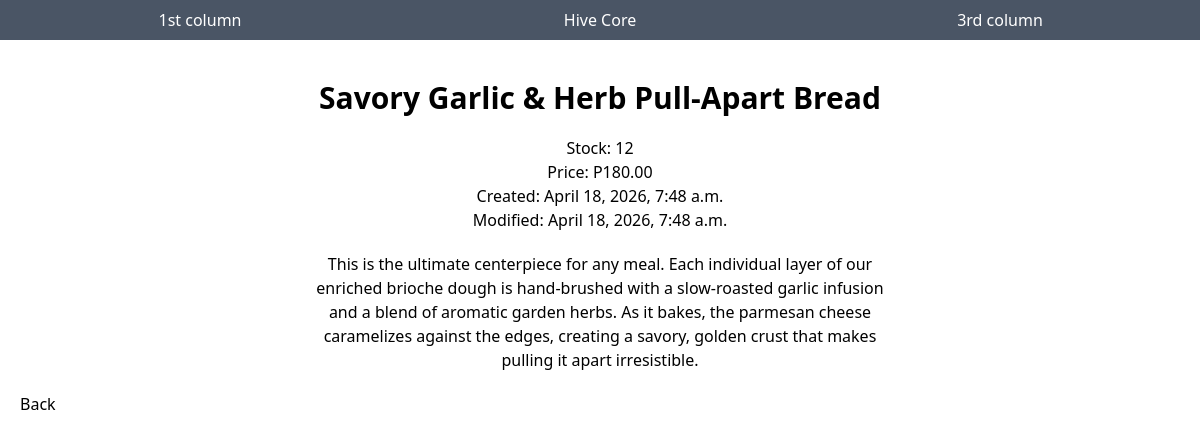
The app's page /products/ae2c3a25-5d49-40f0-8b27-c1e65aeddfe6/ with its own data.
### products/models.py (models this page shows, shortened)
class Product(models.Model):
    id = models.UUIDField(primary_key=True, default=uuid.uuid4, editable=False)
    name = models.CharField(max_length=50)
    stock = models.IntegerField()
    price = models.DecimalField(max_digits=6, decimal_places=2)
    short_description = models.CharField(max_length=255, blank=True)
    full_description = models.TextField(blank=True)
    created_at = models.DateTimeField(auto_now_add=True)
    updated_at = models.DateTimeField(auto_now=True)
    class Meta:
        indexes = [
            models.Index(fields=["name"], name="name_idx"),
        ]

### products/views.py (the view)
# urls.py: path("<uuid:pk>/", ProductDetailView.as_view(), name="product_detail"),
class ProductDetailView(DetailView):
    model = Product
    context_object_name = "product"
    template_name = "products/product_detail.html"

### templates/products/product_detail.html
{% extends "_base.html" %}
{% block content %}
    <div class="flex justify-center">
        <div class="product-card w-1/2 text-center ">
            <h1 class="my-5 text-3xl font-bold ">{{ product.name }}</h1>
            <p>Stock: {{ product.stock }}</p>
            <p>Price: P{{ product.price }}</p>
            <p>Created: {{ product.created_at }}</p>
            <p>Modified: {{ product.updated_at }}</p>
            <p class="my-5">{{ product.full_description }}</p>
        </div>
    </div>
<a href="{% url 'product_list' %}">Back</a>
{% endblock %}

### records on screen
Product: name "Savory Garlic & Herb Pull-Apart Bread", stock "12", price "180.00", created_at "April 18, 2026, 7:48 a.m.", updated_at "April 18, 2026, 7:48 a.m.", full_description "This is the ultimate centerpiece for any meal. Each individual layer of our enriched brioche dough is hand-brushed with a slow-roasted garlic infusion and a blend of aromatic garden herbs. As it bakes, the parmesan cheese caramelizes against the edges, creating a savory, golden crust that makes pulling it apart irresistible."
